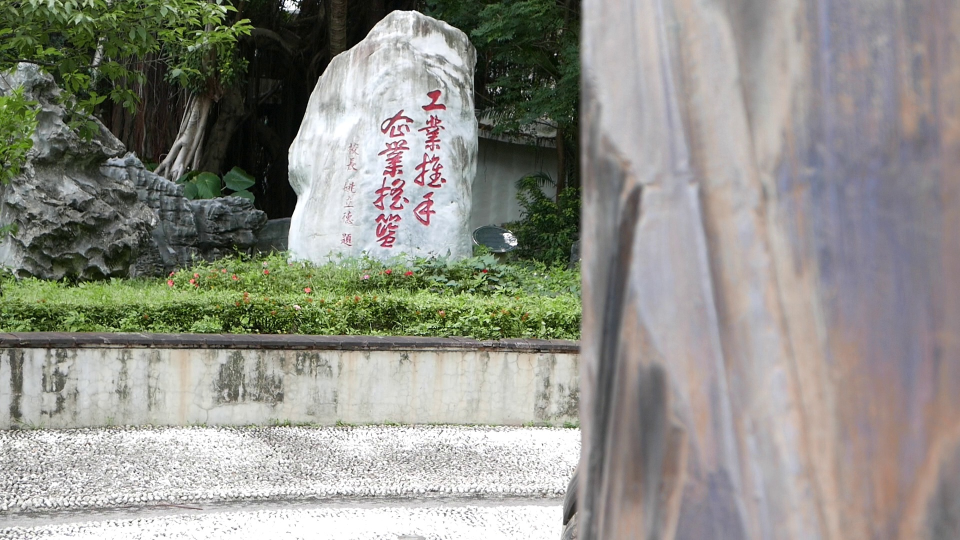
#> input picture result/sharpest_01.jpg, 1920 x 1080 px (shown at 1/2 size)
$ python contour.py
#> lines starting #> are read from the running program, lines starting #| are printed output that depends on the picture; after the words box and inside, x2 and y2 are one past the last pixel; in counts of white or black regions, pixels touching at a corner belong together
#> further down, image is the input picture: shape (1080, 1920, 3); mean B, G, R 136.4, 144.2, 144
### edge_detection.py
import cv2
import numpy as np
from pykuwahara import kuwahara


def edge_detection_rgb(image, low_threshold=50, high_threshold=150, kuwa=False):
#> called with low_threshold = 50, high_threshold = 150, kuwa = False
    if not isinstance(image, np.ndarray):
        raise ValueError(
            'Input must be a numpy array but got {}'.format(type(image)))
    if image.ndim != 3:
        raise ValueError('Input must be a color image')

    # kuwahara filter
    if kuwa:
        image = kuwahara(image, method='gaussian', radius=7)

    # [9 lines of commented-out code are left out]
    gray = cv2.cvtColor(image, cv2.COLOR_BGR2GRAY)
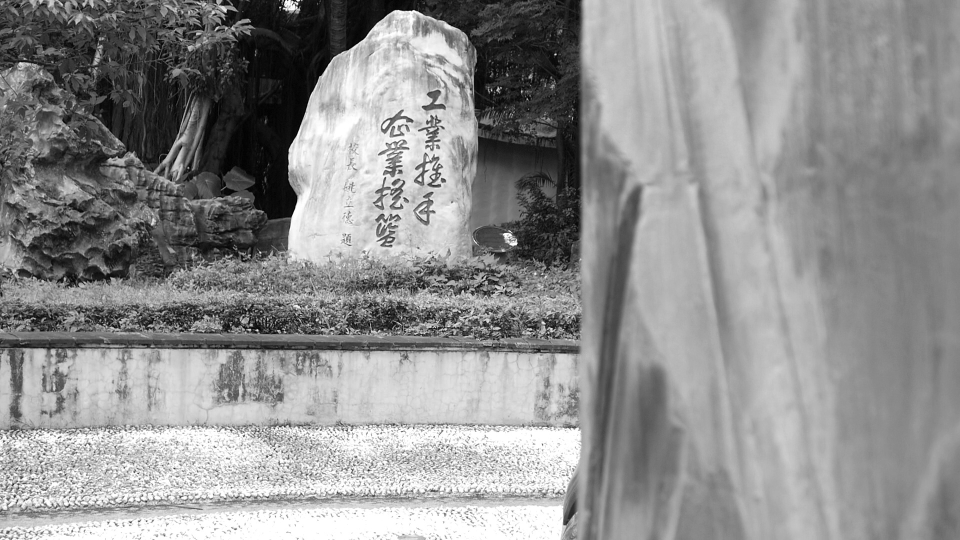
#> gray: shape (1080, 1920) (shown at 1/2 size); min 0, max 255, mean 143.3
    edges = cv2.Canny(gray, low_threshold, high_threshold)
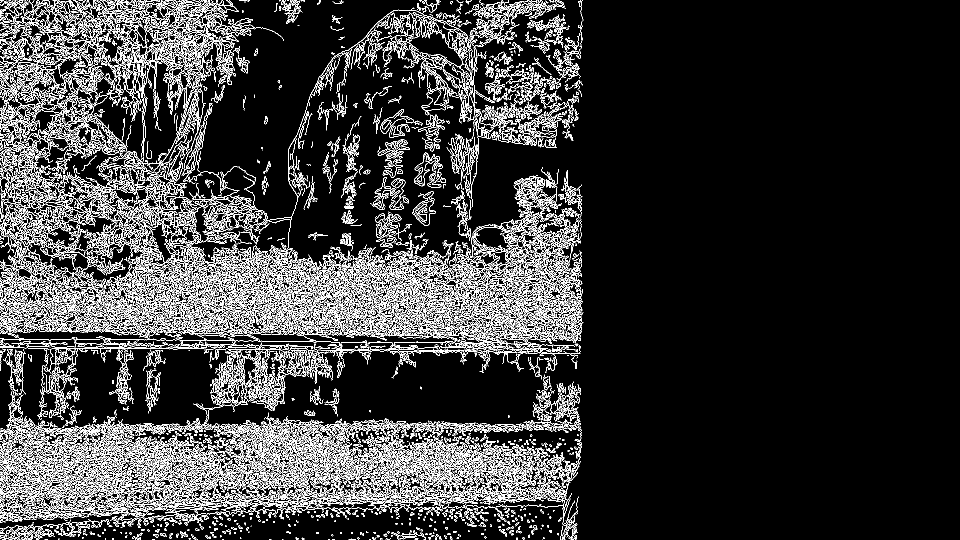
#> edges: shape (1080, 1920) (shown at 1/2 size); 13% white in thin lines or dots, all inside (x1, y1, x2, y2) = (0, 0, 1167, 1080)
#| Edges Shape: (1080, 1920)

    return edges


# [4 lines that do not run on import are left out]

### contour.py
import cv2
import numpy as np


def find_contours(edges, area_threshold=5000):
#> called with area_threshold = 1000
    if not isinstance(area_threshold, int):
        raise ValueError('Area threshold must be an integer but got {}'.format(
            type(area_threshold)))
    if not isinstance(edges, np.ndarray):
        raise ValueError('Input must be a numpy array but got {}'.format(
            type(edges)))
    if edges.ndim != 2:
        raise ValueError('Input must be a binary image')

    # find contours
    contours, _ = cv2.findContours(
        edges, cv2.RETR_EXTERNAL, cv2.CHAIN_APPROX_SIMPLE)
#> contours = 98 contours, 70 with area under 20; largest, box (x1, y1, x2, y2) and area: (0, 0, 1167, 1080) 1083346, (548, 0, 609, 48) 1351, (760, 1054, 884, 1080) 1248, (523, 322, 542, 389) 294, (444, 1051, 485, 1069) 278
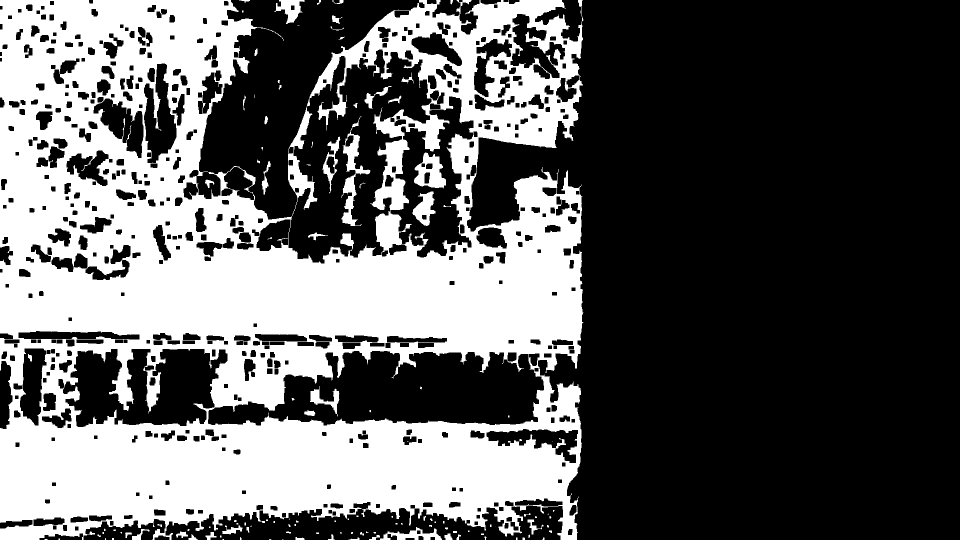
#> edges: shape (1080, 1920) (shown at 1/2 size); 37.2% white; 123 white regions (64 under 20 px)

    # filter contours by area
    filtered_contours = []
    for contour in contours:
        area = cv2.contourArea(contour)
        if area > area_threshold:
            filtered_contours.append(contour)
#> this loop made 98 passes
#> area on passes 11, 12, 16, 18, 19, 21, 23, 25, 30, 35, 41, 44: 27.5, 56, 66.5, 34, 38, 77, 125.5, 53.5, 131.5, 135.5, 196, 1248.5
#> (contour, area) on pass 36: ([[906, 1062], [906, 1065], [913, 1065], [913, 1062]], 21)
#> after the loop, filtered_contours = 3 contours; box (x1, y1, x2, y2) and area: (0, 0, 1167, 1080) 1083346, (548, 0, 609, 48) 1351, (760, 1054, 884, 1080) 1248

    return filtered_contours


if __name__ == '__main__':
    from edge_detection import edge_detection_rgb

    image = cv2.imread('./result/sharpest_01.jpg')
    edges = edge_detection_rgb(image)
    print(f'Edges Shape: {edges.shape}')
    cv2.imwrite('./images/edges.jpg', edges)
    kernel_size = 7
    contours = find_contours(cv2.morphologyEx(edges, cv2.MORPH_CLOSE, np.ones(
        (kernel_size, kernel_size), np.uint8)), area_threshold=1000)
#> contours has the same summary as filtered_contours in find_contours
    # contours = find_contours(edges)
    cv2.drawContours(image, contours, -1, (0, 255, 0), 3)
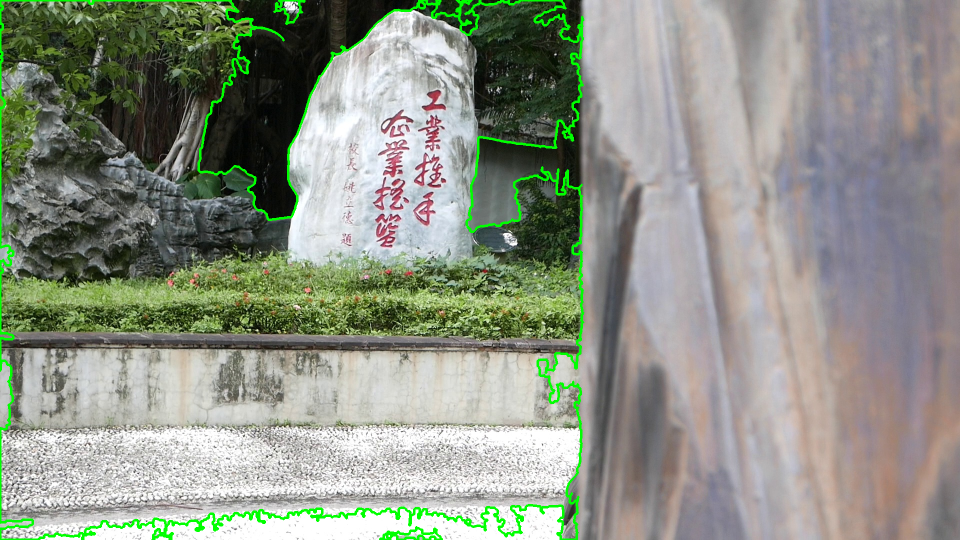
#> image: shape (1080, 1920, 3) (shown at 1/2 size); 2.16% of pixels changed, all inside (x1, y1, x2, y2) = (0, 0, 1169, 1080)
    print(f'Number of Contours: {len(contours)}')
#| Number of Contours: 3
    cv2.imwrite('./images/contours.jpg', image)
